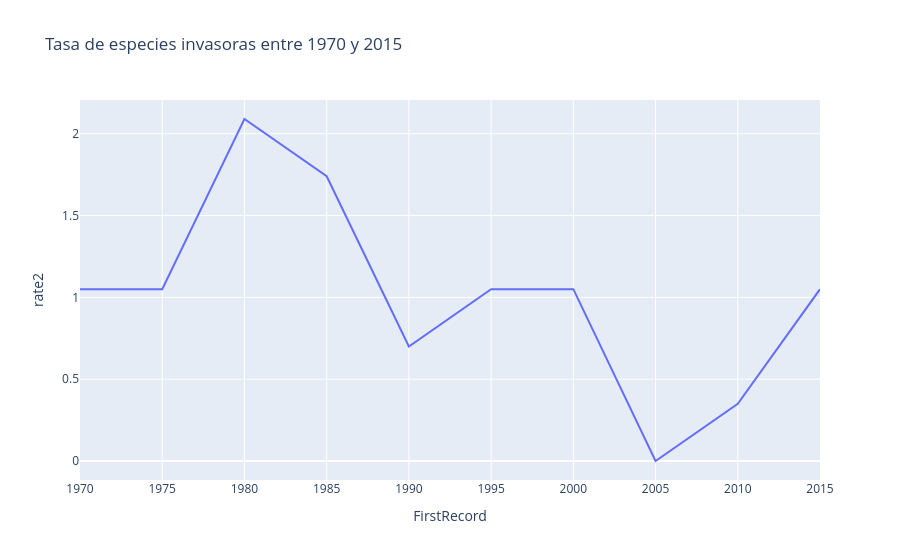

The notebook cell saved with this chart:
### Code cell
fig = px.line(
    df_6_1_especies_invasoras_v3,
    x="FirstRecord",
    y="rate2",
    title=f"Tasa de especies invasoras entre {df_6_1_especies_invasoras_v3['FirstRecord'].min():.0f} y {df_6_1_especies_invasoras_v3['FirstRecord'].max():.0f}",
)
fig.show()

### Figure 1 — Plotly figure (JSON) as saved in the notebook; plotly's stock layout.template omitted (floating-point values rounded to 4 significant figures)
{"data": [{"hovertemplate": "FirstRecord=%{x}<br>rate2=%{y}<extra></extra>", "legendgroup": "", "line": {"color": "#636efa", "dash": "solid"}, "marker": {"symbol": "circle"}, "mode": "lines", "name": "", "orientation": "v", "showlegend": false, "type": "scatter", "x": [1970.0, 1975.0, 1980.0, 1985.0, 1990.0, 1995.0, 2000.0, 2005.0, 2010.0, 2015.0], "xaxis": "x", "y": [1.05, 1.05, 2.09, 1.74, 0.7, 1.05, 1.05, 0.0, 0.35, 1.05], "yaxis": "y"}], "layout": {"legend": {"tracegroupgap": 0}, "title": {"text": "Tasa de especies invasoras entre 1970 y 2015"}, "xaxis": {"anchor": "y", "domain": [0, 1], "title": {"text": "FirstRecord"}}, "yaxis": {"anchor": "x", "domain": [0, 1], "title": {"text": "rate2"}}}}
